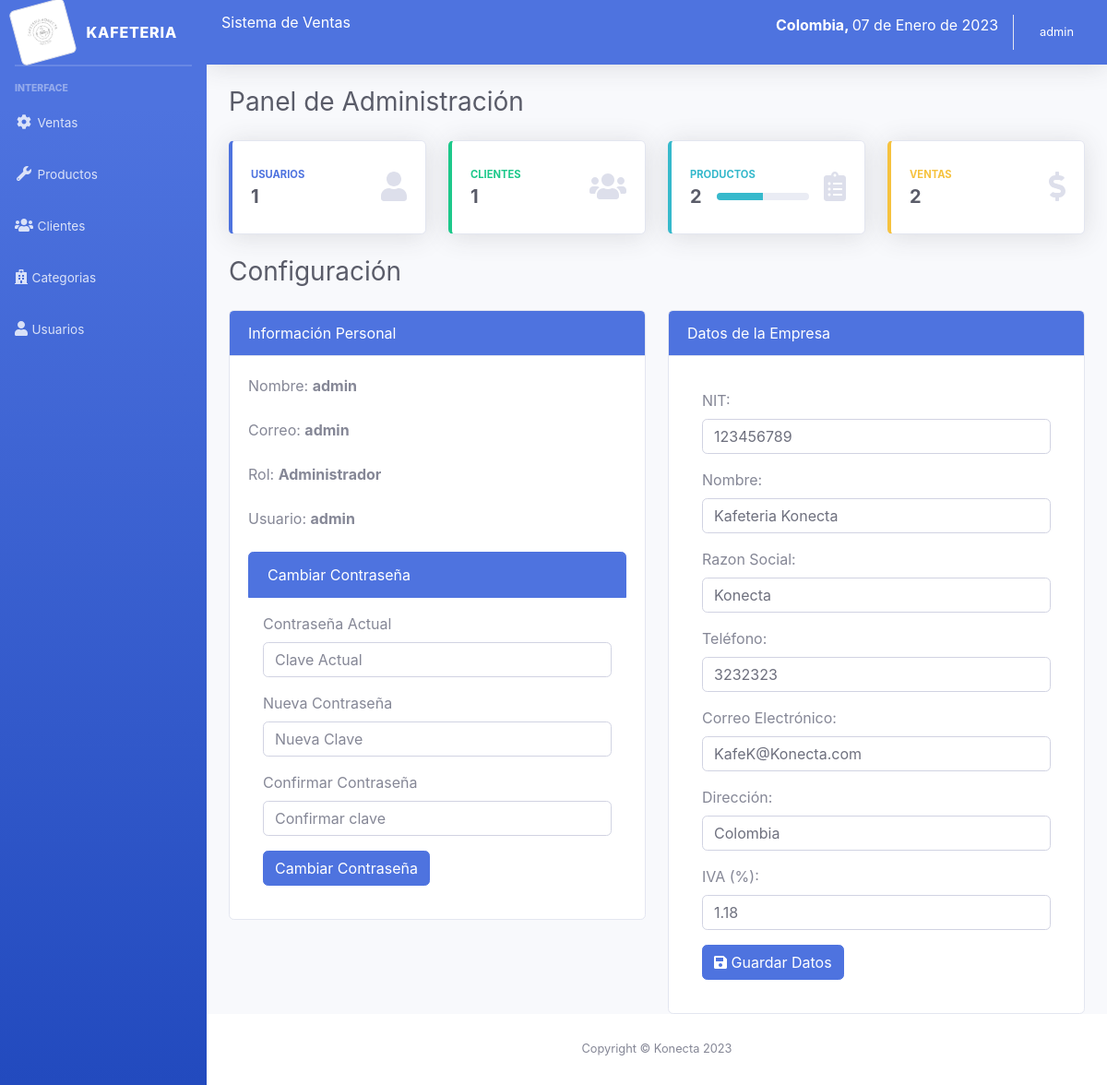
Page /sistema/ (signed in) on the committed database.
### tables this page shows
CREATE TABLE `configuracion` (
  `id` int(11) NOT NULL,
  `NIT` int(11) NOT NULL,
  `nombre` varchar(100) NOT NULL,
  `razon_social` varchar(100) NOT NULL,
  `telefono` int(11) NOT NULL,
  `email` varchar(100) NOT NULL,
  `direccion` text NOT NULL,
  `IVA` decimal(10,2) NOT NULL
);

### sistema/index.php (the view, shortened to what this page needs)
<?php include_once "includes/header.php"; ?>
<div class="container-fluid">
	<div class="d-sm-flex align-items-center justify-content-between mb-4">
		<h1 class="h3 mb-0 text-gray-800">Panel de Administración</h1>
	</div>
	<div class="row">
		<a class="col-xl-3 col-md-6 mb-4" href="lista_usuarios.php">
			<div class="card border-left-primary shadow h-100 py-2">
				<div class="card-body">
					<div class="row no-gutters align-items-center">
						<div class="col mr-2">
							<div class="text-xs font-weight-bold text-primary text-uppercase mb-1">Usuarios</div>
							<div class="h5 mb-0 font-weight-bold text-gray-800"><?php echo $data['usuarios']; ?></div>
						</div>
						<div class="col-auto">
							<i class="fas fa-user fa-2x text-gray-300"></i>
						</div>
					</div>
				</div>
			</div>
		</a>
		<a class="col-xl-3 col-md-6 mb-4" href="lista_cliente.php">
			<div class="card border-left-success shadow h-100 py-2">
				<div class="card-body">
					<div class="row no-gutters align-items-center">
						<div class="col mr-2">
							<div class="text-xs font-weight-bold text-success text-uppercase mb-1">Clientes</div>
							<div class="h5 mb-0 font-weight-bold text-gray-800"><?php echo $data['clientes']; ?></div>
						</div>
						<div class="col-auto">
							<i class="fas fa-users fa-2x text-gray-300"></i>
						</div>
					</div>
				</div>
			</div>
		</a>
		<a class="col-xl-3 col-md-6 mb-4" href="lista_productos.php">
			<div class="card border-left-info shadow h-100 py-2">
				<div class="card-body">
					<div class="row no-gutters align-items-center">
						<div class="col mr-2">
							<div class="text-xs font-weight-bold text-info text-uppercase mb-1">Productos</div>
							<div class="row no-gutters align-items-center">
								<div class="col-auto">
									<div class="h5 mb-0 mr-3 font-weight-bold text-gray-800"><?php echo $data['productos']; ?></div>
								</div>
								<div class="col">
									<div class="progress progress-sm mr-2">
										<div class="progress-bar bg-info" role="progressbar" style="width: 50%" aria-valuenow="50" aria-valuemin="0" aria-valuemax="100"></div>
									</div>
								</div>
							</div>
						</div>
						<div class="col-auto">
							<i class="fas fa-clipboard-list fa-2x text-gray-300"></i>
						</div>
					</div>
				</div>
			</div>
		</a>
		<a class="col-xl-3 col-md-6 mb-4" href="ventas.php">
			<div class="card border-left-warning shadow h-100 py-2">
				<div class="card-body">
					<div class="row no-gutters align-items-center">
						<div class="col mr-2">
							<div class="text-xs font-weight-bold text-warning text-uppercase mb-1">Ventas</div>
							<div class="h5 mb-0 font-weight-bold text-gray-800"><?php echo $data['ventas']; ?></div>
						</div>
						<div class="col-auto">
							<i class="fas fa-dollar-sign fa-2x text-gray-300"></i>
						</div>
					</div>
				</div>
			</div>
		</a>
	</div>
	<div class="d-sm-flex align-items-center justify-content-between mb-4">
		<h1 class="h3 mb-0 text-gray-800">Configuración</h1>
	</div>
	<div class="row">
		<div class="col-lg-6">
			<div class="card">
				<div class="card-header bg-primary text-white">
					Información Personal
				</div>
				<div class="card-body">
					<div class="form-group">
						<label>Nombre: <strong><?php echo $_SESSION['nombre']; ?></strong></label>
					</div>
					<div class="form-group">
						<label>Correo: <strong><?php echo $_SESSION['email']; ?></strong></label>
					</div>
					<div class="form-group">
						<label>Rol: <strong><?php echo $_SESSION['rol_name']; ?></strong></label>
					</div>
					<div class="form-group">
						<label>Usuario: <strong><?php echo $_SESSION['user']; ?></strong></label>
					</div>
					<ul class="list-group">
						<li class="list-group-item active">Cambiar Contraseña</li>
						<form action="" method=" post" name="frmChangePass" id="frmChangePass" class="p-3">
							<div class="form-group">
								<label>Contraseña Actual</label>
								<input type="password" name="actual" id="actual" placeholder="Clave Actual" required class="form-control">
							</div>
							<div class="form-group">
								<label>Nueva Contraseña</label>
								<input type="password" name="nueva" id="nueva" placeholder="Nueva Clave" required class="form-control">
							</div>
							<div class="form-group">
								<label>Confirmar Contraseña</label>
								<input type="password" name="confirmar" id="confirmar" placeholder="Confirmar clave" required class="form-control">
							</div>
							<div>
								<button type="submit" class="btn btn-primary btnChangePass">Cambiar Contraseña</button>
							</div>
						</form>
					</ul>
				</div>
			</div>
		</div>
		<?php if ($_SESSION['rol'] == 1) { ?>
			<div class="col-lg-6">
				<div class="card">
					<div class="card-header bg-primary text-white">
						Datos de la Empresa
					</div>
					<div class="card-body">
						<form action="empresa.php" method="post" id="frmEmpresa" class="p-3">
							<div class="form-group">
								<label>NIT:</label>
								<input type="number" name="txtDni" value="<?php echo $dni; ?>" id="txtDni" placeholder="Dni de la Empresa" required class="form-control">
							</div>
							<div class="form-group">
								<label>Nombre:</label>
								<input type="text" name="txtNombre" class="form-control" value="<?php echo $nombre_empresa; ?>" id="txtNombre" placeholder="Nombre de la Empresa" required class="form-control">
							</div>
							<div class="form-group">
								<label>Razon Social:</label>
								<input type="text" name="txtRSocial" class="form-control" value="<?php echo $razonSocial; ?>" id="txtRSocial" placeholder="Razon Social de la Empresa">
							</div>
							<div class="form-group">
								<label>Teléfono:</label>
								<input type="number" name="txtTelEmpresa" class="form-control" value="<?php echo $telEmpresa; ?>" id="txtTelEmpresa" placeholder="teléfono de la Empresa" required>
							</div>
							<div class="form-group">
								<label>Correo Electrónico:</label>
								<input type="email" name="txtEmailEmpresa" class="form-control" value="<?php echo $emailEmpresa; ?>" id="txtEmailEmpresa" placeholder="Correo de la Empresa" required>
							</div>
							<div class="form-group">
								<label>Dirección:</label>
								<input type="text" name="txtDirEmpresa" class="form-control" value="<?php echo $dirEmpresa; ?>" id="txtDirEmpresa" placeholder="Dirreción de la Empresa" required>
							</div>
							<div class="form-group">
								<label>IVA (%):</label>
								<input type="text" name="txtIva" class="form-control" value="<?php echo $iva; ?>" id="txtIva" placeholder="IVA de la Empresa" required>
							</div>
							<div>
								<button type="submit" class="btn btn-primary btnChangePass"><i class="fas fa-save"></i> Guardar Datos</button>
							</div>
						</form>
					</div>
				</div>
			</div>
		<?php } ?>
	</div>
</div>
</div>
<?php include_once "includes/footer.php"; ?>

### rows in the picture
configuracion: txtDni "123456789", txtNombre "Kafeteria Konecta", txtRSocial "Konecta", txtTelEmpresa "3232323", txtEmailEmpresa "KafeK@Konecta.com", txtDirEmpresa "Colombia", txtIva "1.18"

### other values in the picture
fecha() "07 de Enero de 2023"
$_SESSION['nombre'] "admin"
$data['usuarios'] "1"
$data['clientes'] "1"
$data['productos'] "2"
$data['ventas'] "2"
$_SESSION['email'] "admin"
$_SESSION['rol_name'] "Administrador"
$_SESSION['user'] "admin"
